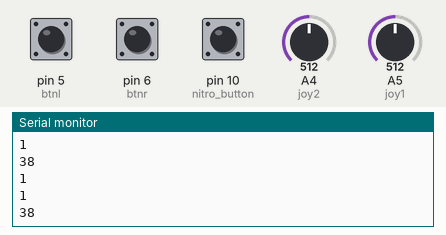
Recording of a sketch running on a simulated Arduino Uno, built with avr-gcc and run on an emulated ATmega328P. Shown: the last lines printed to the serial monitor. Inputs (shaded band) come from the test bench; at power-on: A5 (joy1) = 512, pin 5 (btnl) HIGH, pin 6 (btnr) HIGH, pin 10 (nitro_button) HIGH, A4 (joy2) = 512. No radio packets arrive unless stated.

Above: at 2.7 s.
2.8 s: A5 (joy1) set to 716
At 3.7 s:
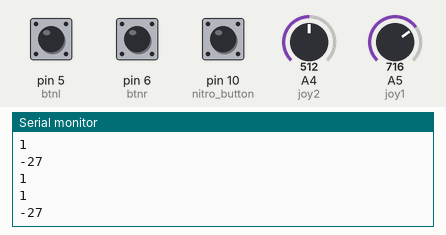
4.3 s: pin 5 (btnl) pulled LOW for 0.15 s
5.9 s: A5 (joy1) set to 900
At 7.0 s:
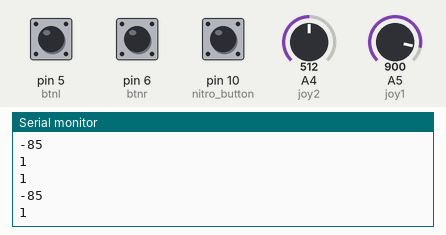
Timing chart, 0 to 8.9 s (numbered marks = the images above; inputs shaded):
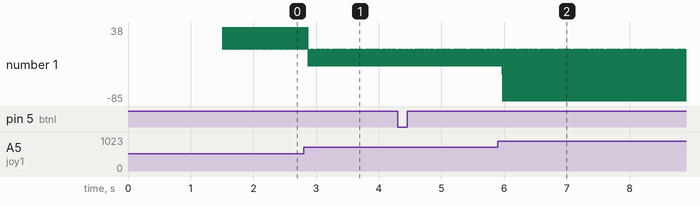

The sketch:

manette.ino
```cpp
#include <SPI.h>
#include "RF24.h"
#include <LiquidCrystal_I2C.h>
#define joy2 A4 //direction
#define joy1 A5 //vitesse
#define btnr 6
#define btnl 5
#define nitro_button 10
#define max_speed 200
LiquidCrystal_I2C lcd(0x27,16,2);
RF24 myRadio (7, 8); // CE, CSN
byte addresses[][6] = {"3110"};
unsigned int times;
struct package
{
  int vol = 0;
  int vitesse =0;
  int nitro=0;
  int btn_r=0;
  int btn_l=0;
};

typedef struct package Package;

void setup() {
  pinMode(nitro_button,INPUT_PULLUP);
  pinMode(btnr,INPUT_PULLUP);
  pinMode(btnl,INPUT_PULLUP);
  digitalWrite(nitro_button,1);
  //lcd.init();
  //lcd.backlight();
  Serial.begin(9600);
  Serial.println("Start");
  initialize_radio();
  myRadio.openWritingPipe( addresses[0]);
  //lcd.clear();
  //lcd.setCursor(5,0);
  //lcd.print("OBTIMUS");
  delay(1500);
  times=millis();
}
void loop() {
  Package data;
  fill_table(&data);
  Serial.println(digitalRead(btnr));
  Serial.println(digitalRead(btnl));
  data.nitro=digitalRead(nitro_button);
  myRadio.write(&data, sizeof(data));
  Serial.println(data.vitesse);
  delay(5);


}

void initialize_radio(){
  if (!myRadio.begin()) {
    Serial.println(F("radio hardware is not responding!!"));
   while (1) {} // hold in infinite loop
  }
  myRadio.setChannel(115);
  myRadio.setPALevel(RF24_PA_MAX);
  myRadio.setDataRate( RF24_250KBPS ) ;
}
void fill_table(Package *data){
  data->btn_l=digitalRead(btnl);
  data->btn_r=digitalRead(btnr);
  data->vol = analogRead(joy2);
  data->vitesse=map(analogRead(joy1), 0, 1023, max_speed, -max_speed+75);


}
```

Measured:
- after the input at 2.8 s, the serial monitor: prints a new line after 0.07 s (image 1)
- after the input at 5.9 s, the serial monitor: prints a new line after 0.08 s (image 2)
